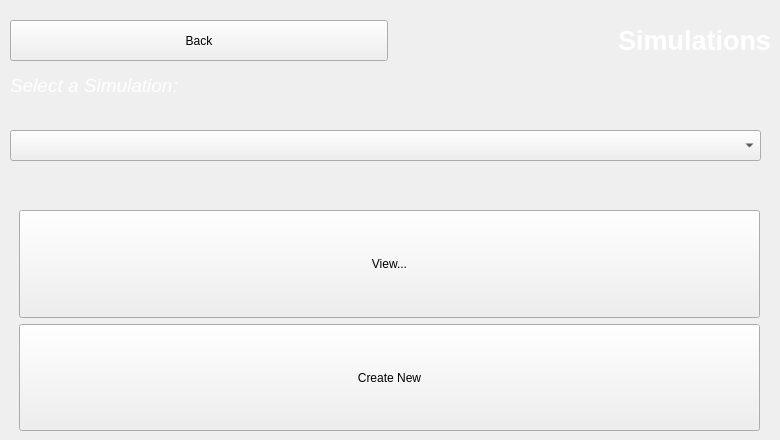
      <widget class="QWidget" name="simulationPage">
       <widget class="QWidget" name="layoutWidget">
        <property name="geometry">
         <rect>
          <x>10</x>
          <y>20</y>
          <width>761</width>
          <height>41</height>
         </rect>
        </property>
        <layout class="QHBoxLayout" name="horizontalLayout_14">
         <item>
          <widget class="QPushButton" name="backToSim">
           <property name="sizePolicy">
            <sizepolicy hsizetype="Preferred" vsizetype="Preferred">
             <horstretch>0</horstretch>
             <verstretch>0</verstretch>
            </sizepolicy>
           </property>
           <property name="text">
            <string>Back</string>
           </property>
          </widget>
         </item>
         <item>
          <widget class="QLabel" name="simLabel">
           <property name="font">
            <font>
             <pointsize>20</pointsize>
             <weight>75</weight>
             <bold>true</bold>
            </font>
           </property>
           <property name="styleSheet">
            <string notr="true">color: white</string>
           </property>
           <property name="text">
            <string>Simulations</string>
           </property>
           <property name="alignment">
            <set>Qt::AlignRight|Qt::AlignTrailing|Qt::AlignVCenter</set>
           </property>
          </widget>
         </item>
        </layout>
       </widget>
       <widget class="QComboBox" name="selectSim">
        <property name="geometry">
         <rect>
          <x>10</x>
          <y>130</y>
          <width>751</width>
          <height>31</height>
         </rect>
        </property>
        <property name="whatsThis">
         <string>Select from list</string>
        </property>
       </widget>
       <widget class="QWidget" name="horizontalLayoutWidget">
        <property name="geometry">
         <rect>
          <x>10</x>
          <y>70</y>
          <width>751</width>
          <height>31</height>
         </rect>
        </property>
        <layout class="QHBoxLayout" name="horizontalLayout_11">
         <item>
          <widget class="QLabel" name="selectLabel">
           <property name="font">
            <font>
             <pointsize>14</pointsize>
             <italic>true</italic>
            </font>
           </property>
           <property name="styleSheet">
            <string notr="true">color:white</string>
           </property>
           <property name="text">
            <string>Select a Simulation:</string>
           </property>
          </widget>
         </item>
        </layout>
       </widget>
       <widget class="QWidget" name="verticalLayoutWidget">
        <property name="geometry">
         <rect>
          <x>19</x>
          <y>210</y>
          <width>741</width>
          <height>221</height>
         </rect>
        </property>
        <layout class="QVBoxLayout" name="verticalLayout_14">
         <item>
          <widget class="QPushButton" name="viewBut">
           <property name="sizePolicy">
            <sizepolicy hsizetype="Minimum" vsizetype="Preferred">
             <horstretch>0</horstretch>
             <verstretch>0</verstretch>
            </sizepolicy>
           </property>
           <property name="text">
            <string>View...</string>
           </property>
          </widget>
         </item>
         <item>
          <widget class="QPushButton" name="createBut">
           <property name="sizePolicy">
            <sizepolicy hsizetype="Minimum" vsizetype="Preferred">
             <horstretch>0</horstretch>
             <verstretch>0</verstretch>
            </sizepolicy>
           </property>
           <property name="text">
            <string>Create New</string>
           </property>
          </widget>
         </item>
        </layout>
       </widget>
      </widget>
